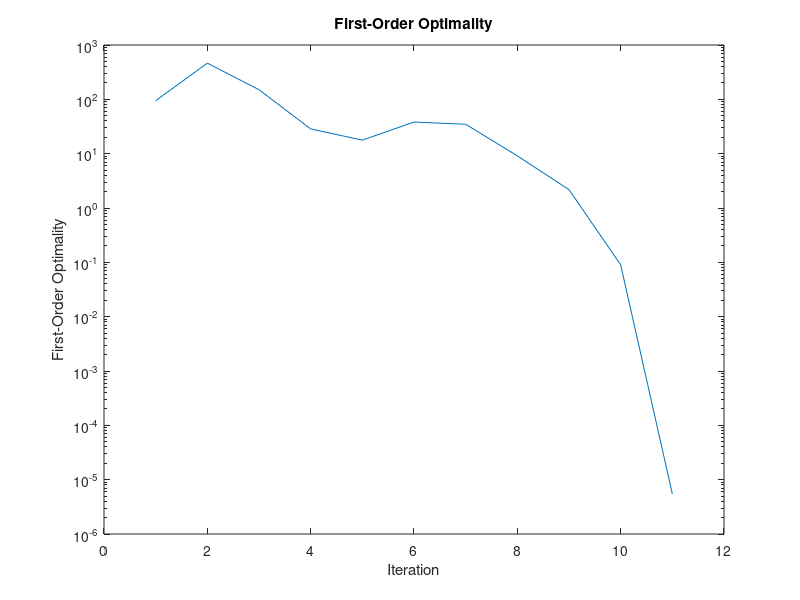

Write the MATLAB code that produced this figure.


optimality = [9.425e+01, 4.640e+02, 1.504e+02, 2.856e+01, 1.774e+01, 3.822e+01, 3.479e+01, 9.116e+00, 2.177e+00, 8.998e-02, 5.484e-06];

figure(1)
semilogy(optimality)
title('First-Order Optimality')
xlabel('Iteration')
ylabel('First-Order Optimality')



